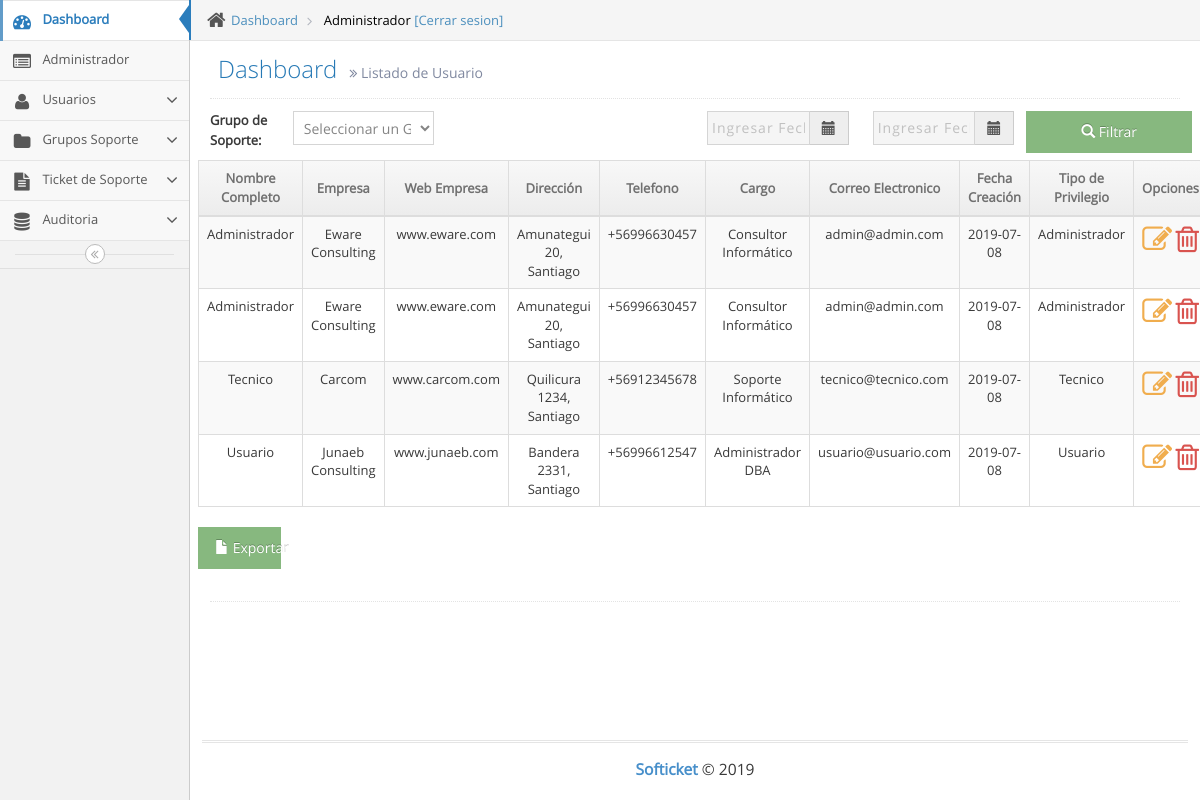
The app's page /Dashboard/usuarios_administrar.php (signed in), older data.
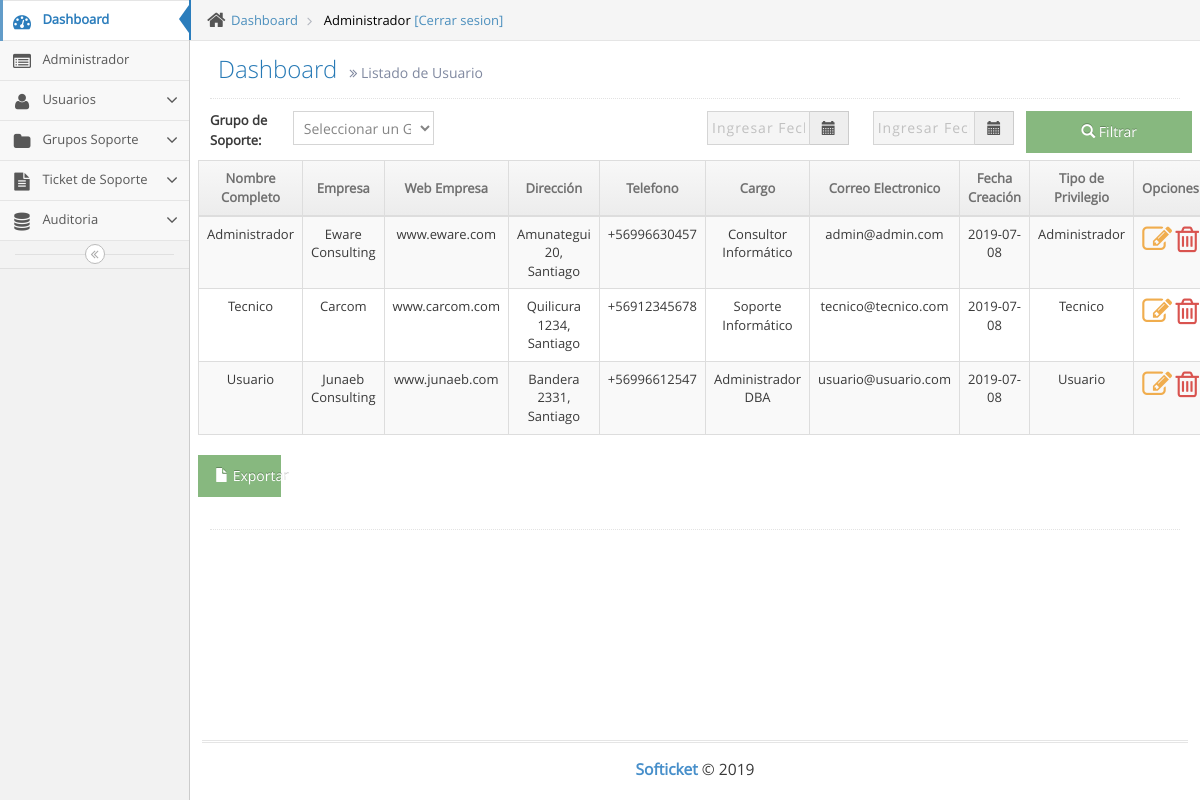
The same page, newer data.
### tables this page shows
CREATE TABLE usuarios (
    user_id INT NOT NULL AUTO_INCREMENT,
    user_nombre VARCHAR(50) NOT NULL,
    user_correo VARCHAR(255) NOT NULL,
    user_password VARCHAR(255) NOT NULL,
    user_empresa VARCHAR(50) NOT NULL,
    user_direccion VARCHAR(50) NOT NULL,
    user_telefono VARCHAR(15) NOT NULL,
    user_web_empresa VARCHAR(50) NOT NULL,
    user_cargo VARCHAR(50) NOT NULL,
    user_fecha_creacion date NOT NULL DEFAULT CURRENT_TIMESTAMP,
    priv_id INT NOT NULL,
    PRIMARY KEY (user_id)
);

CREATE TABLE privilegios (
priv_id INT,
priv_titulo VARCHAR(50),
priv_descripcion VARCHAR(50),
PRIMARY KEY (priv_id)
);

### Dashboard/usuarios_administrar.php (the view, shortened to what this page needs)
<?php
$link = Conectarse('ticket');
$filtro_exitoso = false;
if (!$filtro_exitoso) {
    $usuarios = "SELECT *
    FROM
        TICKETS.USUARIOS U
    INNER JOIN
        TICKETS.PRIVILEGIOS P
    ON
        U.PRIV_ID = P.PRIV_ID
    ORDER BY
        U.PRIV_ID ASC, USER_ID ASC;";
}
$lista_usuarios = mysqli_query($link, $usuarios);
include_once 'menu/header.php';
?>
<div class="page-header">
    <h1>
        Dashboard
        <small>
            <i class="ace-icon fa fa-angle-double-right"></i>
            Listado de Usuario
        </small>
    </h1>
</div>
<form action="usuarios_administrar.php" method="POST" id="form1" name="form1">
    <div class="row">
        <div class="col-sm-1">
            <b>Grupo de Soporte:</b>
        </div>
        <div class="col-sm-2">
            <select name="ticket_perfil_id" class="form-control" onchange="submitForm();">
                <option value="">Seleccionar un Grupo</option>
            </select>
        </div>
        <div class='col-sm-offset-3 col-sm-2'>
            <div class="form-group">
                <div id="filterDate2">
                    <div class="input-group date" data-date-format="yyyy-mm-dd">
                        <input type="text" class="form-control" placeholder="Ingresar Fecha Inicio" style="text-align:center;letter-spacing: 1px" readonly="readonly" name="fechaInicial">
                        <div class="input-group-addon">
                            <span class="glyphicon glyphicon-calendar"></span>
                        </div>
                    </div>
                </div>
            </div>
        </div>
        <div class='col-sm-2'>
            <div class="form-group">
                <div id="filterDate2">
                    <div class="input-group date" data-date-format="yyyy-mm-dd">
                        <input type="text" class="form-control" placeholder="Ingresar Fecha Final" style="text-align:center;letter-spacing: 1px" readonly="readonly" name="fechaFinal">
                        <div class="input-group-addon">
                            <span class="glyphicon glyphicon-calendar"></span>
                        </div>
                    </div>
                </div>
            </div>
        </div>
        <button type="submit" class="btn btn-success col-sm-2">
            <i class="glyphicon glyphicon-search"></i>
            Filtrar
        </button>
    </div>
</form>
<div class="row">
    <div class="col-xs-12">
        <div class="row">
            <div class="card">
                <div class="card-body">
                    <div id="table" class="table-editable">
                        <table class="table table-bordered table-responsive-md table-striped text-center">
                            <thead>
                                <tr>
                                    <th class="text-center">Nombre Completo</th>
                                    <th class="text-center">Empresa</th>
                                    <th class="text-center">Web Empresa</th>
                                    <th class="text-center">Dirección</th>
                                    <th class="text-center">Telefono</th>
                                    <th class="text-center">Cargo</th>
                                    <th class="text-center">Correo Electronico</th>
                                    <th class="text-center">Fecha Creación</th>
                                    <th class="text-center">Tipo de Privilegio</th>
                                    <th class="text-center">Opciones</th>
                                </tr>
                            </thead>
                            <tbody>
                                <?php
                                if ($lista_usuarios) {
                                    while ($row = $lista_usuarios->fetch_assoc()) {
                                        ?>
                                        <tr>
                                            <td class="pt-3-half">
                                                <?php echo $row['user_nombre']; ?>
                                            </td>
                                            <td class="pt-3-half">
                                                <?php echo $row['user_empresa']; ?>
                                            </td>
                                            <td class="pt-3-half">
                                                <?php echo $row['user_web_empresa']; ?>
                                            </td>
                                            <td class="pt-3-half">
                                                <?php echo $row['user_direccion']; ?>
                                            </td>
                                            <td class="pt-3-half">
                                                <?php echo $row['user_telefono']; ?>
                                            </td>
                                            <td class="pt-3-half">
                                                <?php echo $row['user_cargo']; ?>
                                            </td>
                                            <td class="pt-3-half">
                                                <?php echo $row['user_correo']; ?>
                                            </td>
                                            <td class="pt-3-half">
                                                <?php echo $row['user_fecha_creacion']; ?>
                                            </td>
                                            <td class="pt-3-half">
                                                <?php echo $row['priv_titulo']; ?>
                                            </td>
                                            </td>
                                            <td>
                                                <a href="usuarios_editar.php?id=<?php echo $row['user_id']; ?>">
                                                    <i class="ace-icon fa fa-pencil-square-o bigger-230" style="color:#f0ad4e"> </i>
                                                </a>
                                                <a href="usuarios_eliminar.php?id=<?php echo $row['user_id']; ?>">
                                                    <i class="ace-icon fa fa-trash-o bigger-230" style="color:#d9534f"> </i>
                                                </a>
                                            <?php
                                            }
                                        }
                                        ?>
                                </tr>
                            </tbody>
                        </table>
                    </div>
                </div>
            </div>
            <form action="exportar_to_csv.php" method="post" id="form3" name="form3">
                <button type="submit" class="btn btn-success col-sm-1" id="submit-form3" name="submit-form3">
                    <i class="glyphicon glyphicon-file"></i>
                    Exportar
                </button>
            </form>
        </div>
        <div class="hr hr32 hr-dotted"></div>
    </div>
</div>
<?php
include_once 'menu/footer.php';
?>

### Dashboard/menu/header.php (shortened to what this page needs)
<!DOCTYPE html>
<html lang="en">
<head>
    <link rel="stylesheet" href="assets/css/bootstrap.min.css" />
    <link rel="stylesheet" href="assets/font-awesome/4.5.0/css/font-awesome.min.css" />
    <link rel="stylesheet" href="assets/css/ace.min.css" class="ace-main-stylesheet" id="main-ace-style" />
    <link rel="stylesheet" href="assets/css/ace-skins.min.css" />
    <link rel="stylesheet" href="assets/css/ace-rtl.min.css" />
    <link rel="stylesheet" href="https://cdnjs.cloudflare.com/ajax/libs/bootstrap-datepicker/1.6.1/css/bootstrap-datepicker.min.css">
</head>
<body class="no-skin">
    <div class="main-container ace-save-state" id="main-container">
        <div id="sidebar" class="sidebar                  responsive                    ace-save-state">
            <ul class="nav nav-list">
                <li class="active">
                    <a href="index.php">
                        <i class="menu-icon fa fa-tachometer"></i>
                        <span class="menu-text"> Dashboard </span>
                    </a>
                </li>
                <li class="">
                    <a href="index.php">
                        <i class="menu-icon fa fa-list-alt"></i>
                        <span class="menu-text"> Administrador </span>
                    </a>
                </li>
                <li class="">
                    <a href="#" class="dropdown-toggle">
                        <i class="menu-icon fa fa-user"></i>
                        <span class="menu-text"> Usuarios </span>
                        <b class="arrow fa fa-angle-down"></b>
                    </a>
                </li>
                <li class="">
                    <a href="#" class="dropdown-toggle">
                        <i class="menu-icon fa fa-folder"></i>
                        <span class="menu-text"> Grupos Soporte </span>
                        <b class="arrow fa fa-angle-down"></b>
                    </a>
                </li>
                <li class="">
                    <a href="#" class="dropdown-toggle">
                        <i class="menu-icon fa fa-file-text "></i>
                        <span class="menu-text"> Ticket de Soporte </span>
                        <b class="arrow fa fa-angle-down"></b>
                    </a>
                </li>
                <li class="">
                    <a href="#" class="dropdown-toggle">
                        <i class="menu-icon fa fa-database"></i>
                        <span class="menu-text"> Auditoria </span>
                        <b class="arrow fa fa-angle-down"></b>
                    </a>
                </li>
            </ul>
            <div class="sidebar-toggle sidebar-collapse" id="sidebar-collapse">
                <i id="sidebar-toggle-icon" class="ace-icon fa fa-angle-double-left ace-save-state" data-icon1="ace-icon fa fa-angle-double-left" data-icon2="ace-icon fa fa-angle-double-right"></i>
            </div>
        </div>
        <div class="main-content">
            <div class="main-content-inner">
                <div class="breadcrumbs ace-save-state" id="breadcrumbs">
                    <ul class="breadcrumb">
                        <li>
                            <i class="ace-icon fa fa-home home-icon"></i>
                            <a href="#">Dashboard</a>
                        </li>
                        <li class="active">
                            <a href="../perfil/" style="none;color:black">
                                <?php
                                echo $_COOKIE['user_nombre'];
                                ?>
                            </a>
                            <a href="/salir.php" class="RED">
                                [Cerrar sesion]
                            </a>
                        </li>
                    </ul>
                </div>
                <div class="page-content">

### Dashboard/menu/footer.php (shortened to what this page needs)
</div>
</div>
</div>
<div class="footer">
    <div class="footer-inner">
        <div class="footer-content">
            <span class="bigger-120">
                <span class="blue bolder">Softicket</span>
                &copy; 2019
            </span>
        </div>
    </div>
</div>
</div>
</body>
</html>

Row changes from the older to the newer data that the page shows:
removed usuarios: user_nombre "Administrador", user_empresa "Eware Consulting", user_web_empresa "www.eware.com", user_direccion "Amunategui 20, Santiago", user_telefono "+56996630457", user_cargo "Consultor Informático", user_correo "admin@admin.com", user_fecha_creacion "2019-07-08", priv.priv_titulo "Administrador"
